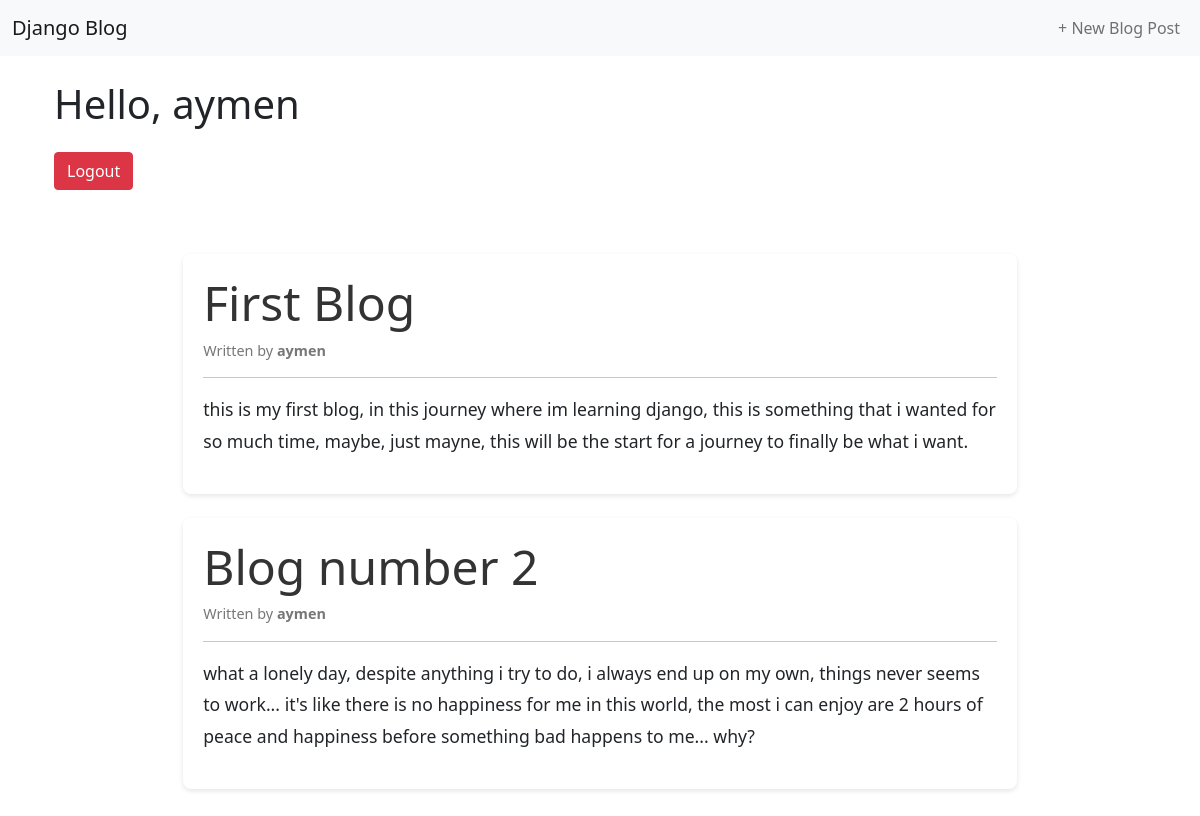
Page /blog/ (signed in) on the earlier database version.
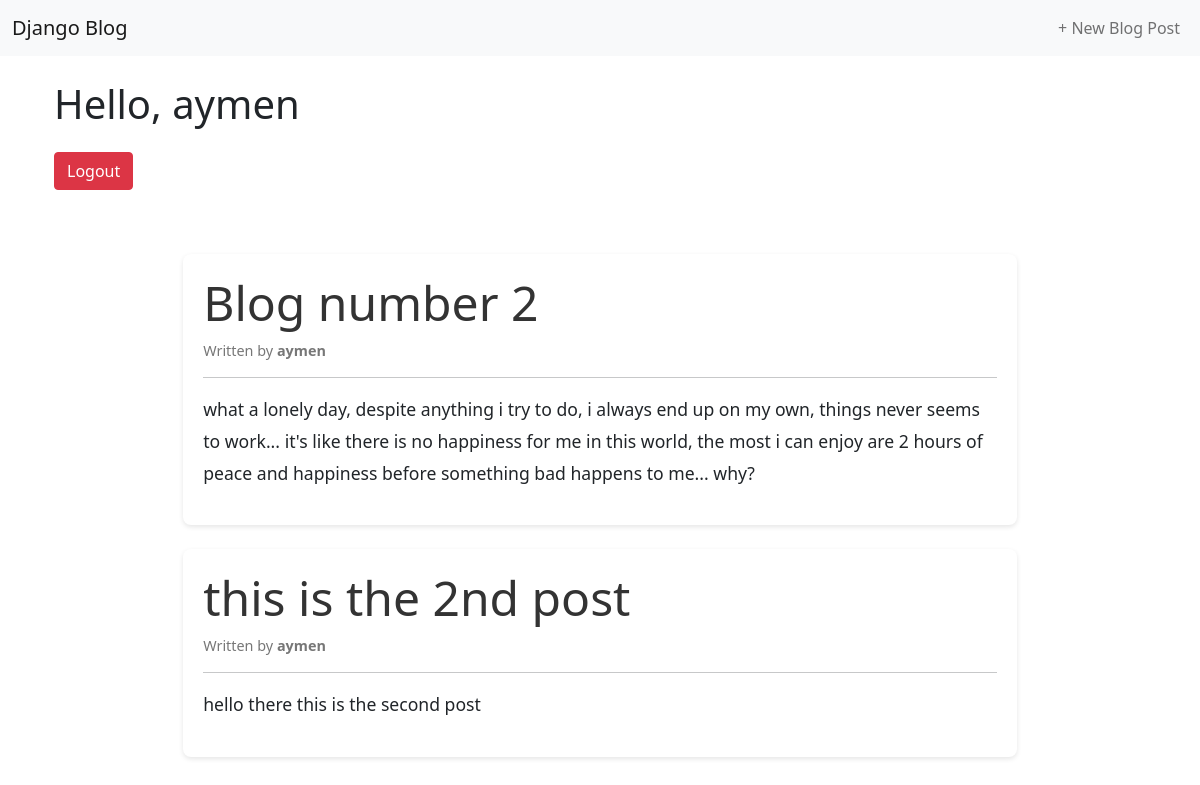
Same page on the later database version.
### blog/models.py (models this page shows, shortened)
class BlogModel(models.Model):
    title = models.CharField(max_length=20)
    body = models.TextField()
    author = models.ForeignKey(
        'auth.User',                #! this is the foreing class that is associated to the foreign key
        on_delete=models.CASCADE    #! this will specify that when the user is deleted the blog will be deleted too
    )

### blog/views.py (the view)
# urls.py: path('', BlogListView.as_view(), name='home_page'),
class BlogListView(ListView):
    model = BlogModel
    template_name = "home.html"
    context_object_name = "blogsList"

### templates/home.html (shortened to what this page needs)
{% extends 'base.html' %}
{% block content %}
    {% if user.is_authenticated %}
    <div class="container">
        <h1 class="my-4">Hello, {{ user.username }}</h1>
        <form action="{% url 'logout' %}" method="POST">
            <button type="submit" class="btn btn-danger">Logout</button>
        </form>
        <div class="blogs-container mt-4">
            {% for blog in blogsList %}
            <div class="blog-post mb-4">
                <h2 class="blog-title">
                    <a href="{% url 'blog_details' blog.pk %}" class="text-decoration-none">{{ blog.title }}</a>
                </h2>
                <p class="blog-author">Written by <strong>{{ blog.author }}</strong></p>
                <hr>
                <p class="blog-body">
                    {{ blog.body }}
                </p>
            </div>
            {% endfor %}
        </div>
    </div>
    {% else %}
    <div class="container">
        <p>You need to log in from <a href="{% url 'login' %}">here</a></p>
    </div>
    {% endif %}
{% endblock %}

### templates/base.html (shortened to what this page needs)
{% load static %}
<!DOCTYPE html>
<html lang="en">
<head>
    <link rel="stylesheet" href="{% static 'CSS/style.css'%}">
    <link href="https://cdn.jsdelivr.net/npm/bootstrap@5.1.3/dist/css/bootstrap.min.css" rel="stylesheet">
</head>
<body>
    <header class="navbar navbar-expand-lg navbar-light bg-light">
        <div class="container-fluid">
            <a class="navbar-brand" href="{% url 'home_page' %}">Django Blog</a>
            <div class="collapse navbar-collapse" id="navbarNav">
                <ul class="navbar-nav ms-auto">
                    <li class="nav-item">
                        <a class="nav-link" href="{% url 'blog_new' %}">+ New Blog Post</a>
                    </li>
                </ul>
            </div>
        </div>
    </header>
    <div class="container mt-4">
        {% block content %}{% endblock %}
    </div>
</body>
</html>

### static/CSS/style.css (style rules this page uses)
body { font-family: 'Arial', sans-serif; line-height: 1.6; background-color: #f4f4f4; color: #333; }
.blogs-container { width: 80%; margin: 0 auto; padding: 20px; }
.blog-post { background-color: white; margin: 20px 0; padding: 20px; border-radius: 8px; box-shadow: 0 2px 5px rgba(0, 0, 0, 0.1); }
.blog-title a { text-decoration: none; color: #333; font-size: 1.5em; transition: color 0.3s ease; }
.blog-author { font-size: 0.9em; color: #777; }
.blog-body { margin-top: 10px; font-size: 1.1em; line-height: 1.8; }
hr { border: none; height: 1px; background: #ddd; }

Differences in the rows shown:
removed BlogModel: title "First Blog", author "aymen", body "this is my first blog, in this journey where im learning django, this is something that i wanted for so much time, maybe, just mayne, this will be the start for a journey to finally be what i want."
added BlogModel: title "this is the 2nd post", author "aymen", body "hello there this is the second post"
